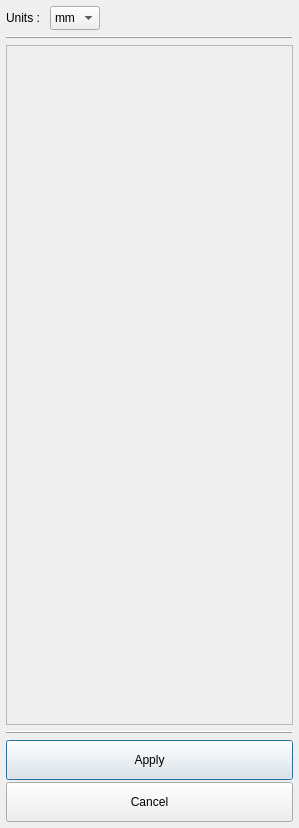
<?xml version="1.0" encoding="UTF-8"?>
<ui version="4.0">
 <class>roiParamWidget</class>
 <widget class="QWidget" name="roiParamWidget">
  <property name="geometry">
   <rect>
    <x>0</x>
    <y>0</y>
    <width>299</width>
    <height>828</height>
   </rect>
  </property>
  <property name="windowTitle">
   <string>roiParamWidget</string>
  </property>
  <layout class="QVBoxLayout" name="verticalLayout">
   <property name="leftMargin">
    <number>6</number>
   </property>
   <property name="topMargin">
    <number>6</number>
   </property>
   <property name="rightMargin">
    <number>6</number>
   </property>
   <property name="bottomMargin">
    <number>6</number>
   </property>
   <item>
    <widget class="QWidget" name="unitBox" native="true">
     <property name="minimumSize">
      <size>
       <width>0</width>
       <height>24</height>
      </size>
     </property>
     <property name="maximumSize">
      <size>
       <width>16777215</width>
       <height>24</height>
      </size>
     </property>
     <layout class="QHBoxLayout" name="horizontalLayout">
      <property name="leftMargin">
       <number>0</number>
      </property>
      <property name="topMargin">
       <number>0</number>
      </property>
      <property name="rightMargin">
       <number>0</number>
      </property>
      <property name="bottomMargin">
       <number>2</number>
      </property>
      <item>
       <widget class="QLabel" name="label">
        <property name="minimumSize">
         <size>
          <width>0</width>
          <height>24</height>
         </size>
        </property>
        <property name="maximumSize">
         <size>
          <width>16777215</width>
          <height>24</height>
         </size>
        </property>
        <property name="text">
         <string>Units : </string>
        </property>
       </widget>
      </item>
      <item>
       <widget class="QComboBox" name="unitsCombo">
        <property name="minimumSize">
         <size>
          <width>0</width>
          <height>24</height>
         </size>
        </property>
        <property name="maximumSize">
         <size>
          <width>16777215</width>
          <height>24</height>
         </size>
        </property>
        <item>
         <property name="text">
          <string>mm</string>
         </property>
        </item>
        <item>
         <property name="text">
          <string>um</string>
         </property>
        </item>
        <item>
         <property name="text">
          <string>px</string>
         </property>
        </item>
       </widget>
      </item>
      <item>
       <spacer name="horizontalSpacer">
        <property name="orientation">
         <enum>Qt::Horizontal</enum>
        </property>
        <property name="sizeHint" stdset="0">
         <size>
          <width>169</width>
          <height>19</height>
         </size>
        </property>
       </spacer>
      </item>
     </layout>
     <zorder>unitsCombo</zorder>
     <zorder>label</zorder>
     <zorder>horizontalSpacer</zorder>
    </widget>
   </item>
   <item>
    <widget class="QFrame" name="frame">
     <property name="frameShape">
      <enum>QFrame::HLine</enum>
     </property>
     <property name="frameShadow">
      <enum>QFrame::Raised</enum>
     </property>
    </widget>
   </item>
   <item>
    <widget class="QScrollArea" name="scrollArea">
     <property name="horizontalScrollBarPolicy">
      <enum>Qt::ScrollBarAlwaysOff</enum>
     </property>
     <property name="widgetResizable">
      <bool>true</bool>
     </property>
     <widget class="QWidget" name="controlBox">
      <property name="geometry">
       <rect>
        <x>0</x>
        <y>0</y>
        <width>285</width>
        <height>678</height>
       </rect>
      </property>
      <layout class="QVBoxLayout" name="verticalLayout_4">
       <property name="leftMargin">
        <number>6</number>
       </property>
       <property name="topMargin">
        <number>6</number>
       </property>
       <property name="rightMargin">
        <number>6</number>
       </property>
       <property name="bottomMargin">
        <number>6</number>
       </property>
      </layout>
     </widget>
    </widget>
   </item>
   <item>
    <widget class="QFrame" name="frame_2">
     <property name="frameShape">
      <enum>QFrame::HLine</enum>
     </property>
     <property name="frameShadow">
      <enum>QFrame::Raised</enum>
     </property>
    </widget>
   </item>
   <item>
    <widget class="QWidget" name="buttonBox" native="true">
     <property name="sizePolicy">
      <sizepolicy hsizetype="Preferred" vsizetype="Maximum">
       <horstretch>0</horstretch>
       <verstretch>0</verstretch>
      </sizepolicy>
     </property>
     <layout class="QVBoxLayout" name="verticalLayout_2">
      <property name="spacing">
       <number>2</number>
      </property>
      <property name="leftMargin">
       <number>0</number>
      </property>
      <property name="topMargin">
       <number>0</number>
      </property>
      <property name="rightMargin">
       <number>0</number>
      </property>
      <property name="bottomMargin">
       <number>0</number>
      </property>
      <item>
       <widget class="QPushButton" name="applyButt">
        <property name="minimumSize">
         <size>
          <width>0</width>
          <height>40</height>
         </size>
        </property>
        <property name="text">
         <string>Apply</string>
        </property>
        <property name="default">
         <bool>true</bool>
        </property>
       </widget>
      </item>
      <item>
       <widget class="QPushButton" name="cancelButt">
        <property name="minimumSize">
         <size>
          <width>0</width>
          <height>40</height>
         </size>
        </property>
        <property name="text">
         <string>Cancel</string>
        </property>
       </widget>
      </item>
     </layout>
    </widget>
   </item>
  </layout>
 </widget>
 <layoutdefault spacing="6" margin="11"/>
 <resources/>
 <connections/>
</ui>
